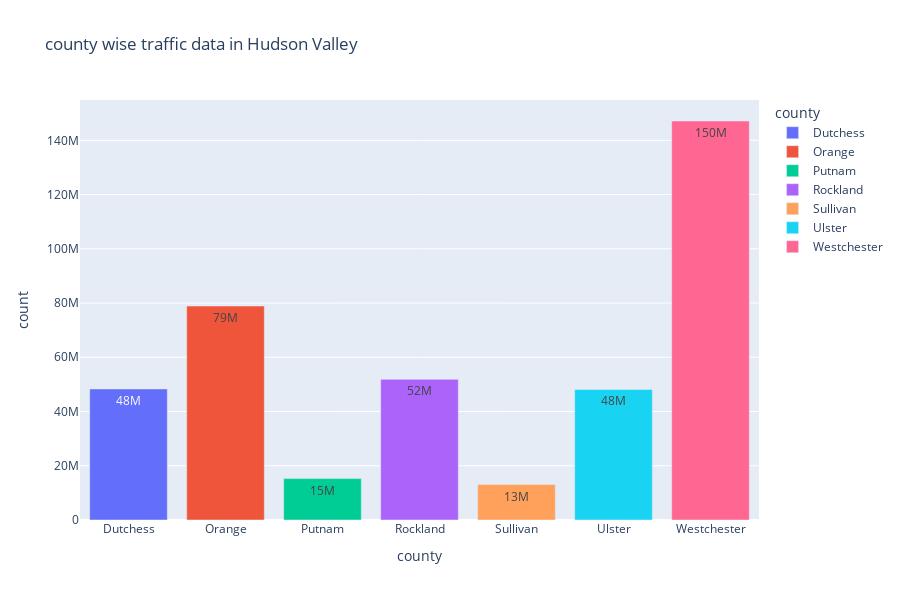

Notebook code cell kept with this figure:
### Code cell
hudson_region_df = processed_traffic_df[processed_traffic_df.region=='Hudson Valley'].groupby(['county']).agg('sum').reset_index()
hudson_region_df

#bar chart
regions_bar_chart = px.bar(hudson_region_df, x='county', y='count', color='county', 
                           text_auto='0.2s', title="county wise traffic data in Hudson Valley", height=600)
regions_bar_chart.show()

### Figure 1 — Plotly figure (JSON) as saved in the notebook; plotly's stock layout.template omitted (floating-point values rounded to 4 significant figures)
{"data": [{"alignmentgroup": "True", "hovertemplate": "county=%{x}<br>count=%{y}<extra></extra>", "legendgroup": "Dutchess", "marker": {"color": "#636efa", "pattern": {"shape": ""}}, "name": "Dutchess", "offsetgroup": "Dutchess", "orientation": "v", "showlegend": true, "textposition": "auto", "texttemplate": "%{y:0.2s}", "type": "bar", "x": ["Dutchess"], "xaxis": "x", "y": [48335481], "yaxis": "y"}, {"alignmentgroup": "True", "hovertemplate": "county=%{x}<br>count=%{y}<extra></extra>", "legendgroup": "Orange", "marker": {"color": "#EF553B", "pattern": {"shape": ""}}, "name": "Orange", "offsetgroup": "Orange", "orientation": "v", "showlegend": true, "textposition": "auto", "texttemplate": "%{y:0.2s}", "type": "bar", "x": ["Orange"], "xaxis": "x", "y": [78901418], "yaxis": "y"}, {"alignmentgroup": "True", "hovertemplate": "county=%{x}<br>count=%{y}<extra></extra>", "legendgroup": "Putnam", "marker": {"color": "#00cc96", "pattern": {"shape": ""}}, "name": "Putnam", "offsetgroup": "Putnam", "orientation": "v", "showlegend": true, "textposition": "auto", "texttemplate": "%{y:0.2s}", "type": "bar", "x": ["Putnam"], "xaxis": "x", "y": [15263090], "yaxis": "y"}, {"alignmentgroup": "True", "hovertemplate": "county=%{x}<br>count=%{y}<extra></extra>", "legendgroup": "Rockland", "marker": {"color": "#ab63fa", "pattern": {"shape": ""}}, "name": "Rockland", "offsetgroup": "Rockland", "orientation": "v", "showlegend": true, "textposition": "auto", "texttemplate": "%{y:0.2s}", "type": "bar", "x": ["Rockland"], "xaxis": "x", "y": [51887472], "yaxis": "y"}, {"alignmentgroup": "True", "hovertemplate": "county=%{x}<br>count=%{y}<extra></extra>", "legendgroup": "Sullivan", "marker": {"color": "#FFA15A", "pattern": {"shape": ""}}, "name": "Sullivan", "offsetgroup": "Sullivan", "orientation": "v", "showlegend": true, "textposition": "auto", "texttemplate": "%{y:0.2s}", "type": "bar", "x": ["Sullivan"], "xaxis": "x", "y": [13081665], "yaxis": "y"}, {"alignmentgroup": "True", "hovertemplate": "county=%{x}<br>count=%{y}<extra></extra>", "legendgroup": "Ulster", "marker": {"color": "#19d3f3", "pattern": {"shape": ""}}, "name": "Ulster", "offsetgroup": "Ulster", "orientation": "v", "showlegend": true, "textposition": "auto", "texttemplate": "%{y:0.2s}", "type": "bar", "x": ["Ulster"], "xaxis": "x", "y": [48144803], "yaxis": "y"}, {"alignmentgroup": "True", "hovertemplate": "county=%{x}<br>count=%{y}<extra></extra>", "legendgroup": "Westchester", "marker": {"color": "#FF6692", "pattern": {"shape": ""}}, "name": "Westchester", "offsetgroup": "Westchester", "orientation": "v", "showlegend": true, "textposition": "auto", "texttemplate": "%{y:0.2s}", "type": "bar", "x": ["Westchester"], "xaxis": "x", "y": [147136528], "yaxis": "y"}], "layout": {"barmode": "relative", "height": 600, "legend": {"title": {"text": "county"}, "tracegroupgap": 0}, "title": {"text": "county wise traffic data in Hudson Valley"}, "xaxis": {"anchor": "y", "categoryarray": ["Dutchess", "Orange", "Putnam", "Rockland", "Sullivan", "Ulster", "Westchester"], "categoryorder": "array", "domain": [0, 1], "title": {"text": "county"}}, "yaxis": {"anchor": "x", "domain": [0, 1], "title": {"text": "count"}}}}
